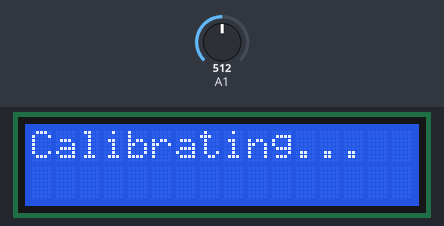
Recording of a sketch running on a simulated Arduino Uno, built with avr-gcc and run on an emulated ATmega328P. Parts: 16×2 character LCD. The inputs (shaded band) are chosen by the test bench; at power-on: A1 = 512. What the sketch prints to the serial monitor is not drawn.

Above: at 0.1 s.
At 25.2 s:
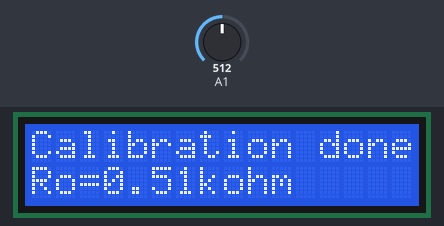
At 28.01 s:
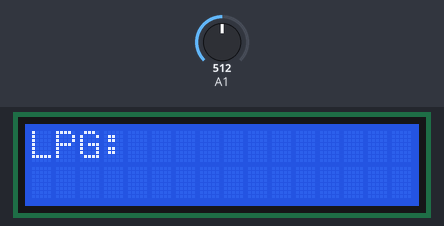
At 28.4 s:
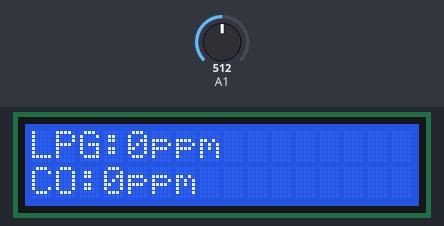

Measured:
- what the display in image 1 shows lasts 2.0 s, from 25.1 s to 27.1 s

The sketch:

MQ2_LCD.ino
```cpp
#include <Wire.h>
#include <LiquidCrystal_I2C.h>

#define MQ_PIN (1)                  //define which analog input channel you are going to use
#define RL_VALUE (5)                //define the load resistance on the board, in kilo ohms
#define RO_CLEAN_AIR_FACTOR (9.83)  //RO_CLEAR_AIR_FACTOR=(Sensor resistance in clean air)/RO, \
                                    //which is derived from the chart in datasheet

/**********************Software Related Macros***********************************/
#define CALIBARAION_SAMPLE_TIMES (50)      //define how many samples you are going to take in the calibration phase
#define CALIBRATION_SAMPLE_INTERVAL (500)  //define the time interval(in millisecond) between each samples in the \
                                           //calibration phase
#define READ_SAMPLE_INTERVAL (50)          //define the time interval(in millisecond) between each samples in
#define READ_SAMPLE_TIMES (5)              //define how many samples you are going to take in normal operation

/*********************Application Related Macros*********************************/
#define GAS_LPG (0)
#define GAS_CO (1)
#define GAS_SMOKE (2)

/****************************Globals**********************************************/
float LPGCurve[3] = { 2.3, 0.21, -0.47 };    //two points are taken from the curve.
                                             //with these two points, a line is formed which is "approximately equivalent"
                                             //to the original curve.
                                             //data format:{ x, y, slope}; point1: (lg200, 0.21), point2: (lg10000, -0.59)
float COCurve[3] = { 2.3, 0.72, -0.34 };     //two points are taken from the curve.
                                             //with these two points, a line is formed which is "approximately equivalent"
                                             //to the original curve.
                                             //data format:{ x, y, slope}; point1: (lg200, 0.72), point2: (lg10000, 0.15)
float SmokeCurve[3] = { 2.3, 0.53, -0.44 };  //two points are taken from the curve.
                                             //with these two points, a line is formed which is "approximately equivalent"
                                             //to the original curve.
                                             //data format:{ x, y, slope}; point1: (lg200, 0.53), point2: (lg10000, -0.22)
float Ro = 10;                               //Ro is initialized to 10 kilo ohms

// Initialize the LCD with I2C address 0x27, 16 columns and 2 rows
// Change 0x27 to 0x3F if your LCD uses that address
LiquidCrystal_I2C lcd(0x27, 16, 2);

void setup() {
  Serial.begin(9600);  //UART setup, baudrate = 9600bps

  // Initialize I2C LCD
  lcd.init();
  lcd.backlight();  // Turn on backlight
  lcd.clear();      // Clear the display

  Serial.print("Calibrating...\n");
  lcd.setCursor(0, 0);
  lcd.print("Calibrating...");

  Ro = MQCalibration(MQ_PIN);  //Calibrating the sensor. Please make sure the sensor is in clean air
                               //when you perform the calibration

  lcd.clear();
  Serial.print("Calibration is done...\n");
  Serial.print("Ro=");
  Serial.print(Ro);
  Serial.print("kohm\n");

  lcd.setCursor(0, 0);
  lcd.print("Calibration done");
  lcd.setCursor(0, 1);
  lcd.print("Ro=");
  lcd.print(Ro);
  lcd.print("kohm");
  delay(2000);  // Show calibration result for 2 seconds
  lcd.clear();
}

void loop() {
  // Print to Serial Monitor
  Serial.print("LPG:");
  Serial.print(MQGetGasPercentage(MQRead(MQ_PIN) / Ro, GAS_LPG));
  Serial.print("ppm");
  Serial.print("    ");
  Serial.print("CO:");
  Serial.print(MQGetGasPercentage(MQRead(MQ_PIN) / Ro, GAS_CO));
  Serial.print("ppm");
  Serial.print("    ");
  Serial.print("SMOKE:");
  Serial.print(MQGetGasPercentage(MQRead(MQ_PIN) / Ro, GAS_SMOKE));
  Serial.print("ppm");
  Serial.print("\n");

  // Print to LCD
  lcd.setCursor(0, 0);
  lcd.print("LPG:");
  lcd.print(MQGetGasPercentage(MQRead(MQ_PIN) / Ro, GAS_LPG));
  lcd.print("ppm");

  lcd.setCursor(0, 1);
  lcd.print("CO:");
  lcd.print(MQGetGasPercentage(MQRead(MQ_PIN) / Ro, GAS_CO));
  lcd.print("ppm");

  // For more display options (if you want to show all three gases):
  // You might need to scroll or cycle through displays since 16x2 LCD has limited space

  delay(200);
}

/****************   MQResistanceCalculation **************************************
Input:   raw_adc   - raw value read from adc, which represents the voltage
Output:  the calculated   sensor resistance
Remarks: The sensor and the load resistor forms a voltage divider.   Given the voltage
         across the load resistor and its resistance, the resistance   of the sensor
         could be derived.
**********************************************************************************/
float MQResistanceCalculation(int raw_adc) {
  return (((float)RL_VALUE * (1023 - raw_adc) / raw_adc));
}

/*************************** MQCalibration **************************************
Input:    mq_pin - analog channel
Output:  Ro of the sensor
Remarks: This function   assumes that the sensor is in clean air. It use
         MQResistanceCalculation   to calculates the sensor resistance in clean air
         and then divides it   with RO_CLEAN_AIR_FACTOR. RO_CLEAN_AIR_FACTOR is about
         10, which differs   slightly between different sensors.
**********************************************************************************/
float MQCalibration(int mq_pin) {
  int i;
  float val = 0;

  for (i = 0; i < CALIBARAION_SAMPLE_TIMES; i++) {  //take multiple samples
    val += MQResistanceCalculation(analogRead(mq_pin));
    delay(CALIBRATION_SAMPLE_INTERVAL);
  }
  val = val / CALIBARAION_SAMPLE_TIMES;  //calculate the average value

  val = val / RO_CLEAN_AIR_FACTOR;  //divided by RO_CLEAN_AIR_FACTOR yields the Ro
                                    //according to the chart in the datasheet

  return val;
}

/***************************   MQRead *******************************************
Input:   mq_pin - analog   channel
Output:  Rs of the sensor
Remarks: This function use MQResistanceCalculation   to calculate the sensor resistance (Rs).
         The Rs changes as the sensor   is in the different concentration of the target
         gas. The sample times   and the time interval between samples could be configured
         by changing   the definition of the macros.
**********************************************************************************/
float MQRead(int mq_pin) {
  int i;
  float rs = 0;

  for (i = 0; i < READ_SAMPLE_TIMES; i++) {
    rs += MQResistanceCalculation(analogRead(mq_pin));
    delay(READ_SAMPLE_INTERVAL);
  }

  rs = rs / READ_SAMPLE_TIMES;

  return rs;
}

/***************************   MQGetGasPercentage ********************************
Input:   rs_ro_ratio -   Rs divided by Ro
         gas_id      - target gas type
Output:  ppm of the   target gas
Remarks: This function passes different curves to the MQGetPercentage   function which
         calculates the ppm (parts per million) of the target   gas.
**********************************************************************************/
int MQGetGasPercentage(float rs_ro_ratio, int gas_id) {
  if (gas_id == GAS_LPG) {
    return MQGetPercentage(rs_ro_ratio, LPGCurve);
  } else if (gas_id == GAS_CO) {
    return MQGetPercentage(rs_ro_ratio, COCurve);
  } else if (gas_id == GAS_SMOKE) {
    return MQGetPercentage(rs_ro_ratio, SmokeCurve);
  }

  return 0;
}

/***************************  MQGetPercentage   ********************************
Input:   rs_ro_ratio - Rs divided by Ro
          pcurve      - pointer to the curve of the target gas
Output:  ppm of   the target gas
Remarks: By using the slope and a point of the line. The x(logarithmic   value of ppm)
         of the line could be derived if y(rs_ro_ratio) is provided.   As it is a
         logarithmic coordinate, power of 10 is used to convert the   result to non-logarithmic
         value.
**********************************************************************************/
int MQGetPercentage(float rs_ro_ratio, float *pcurve) {
  return (pow(10, (((log(rs_ro_ratio) - pcurve[1]) / pcurve[2]) + pcurve[0])));
}
```
